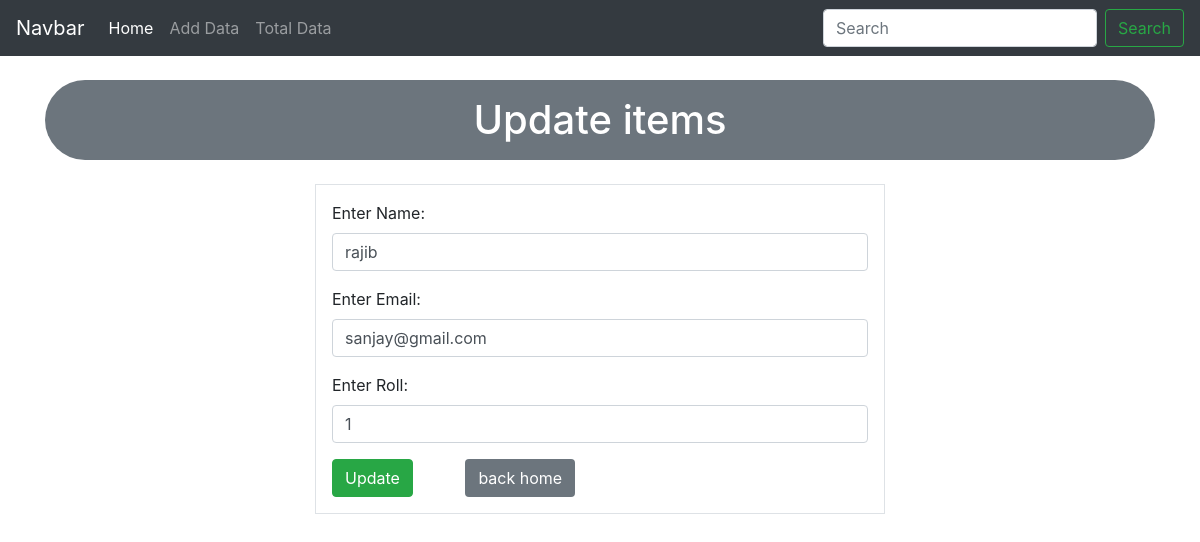
The app's page /edit/9 with its own data.
### crud/models.py (models this page shows, shortened)
class People_data(models.Model):
	name = models.CharField(max_length=150)
	email = models.EmailField(max_length=200)
	phone = models.IntegerField()
	date_time = models.DateTimeField(auto_now_add=True)
	class Meta:
		ordering = ['-date_time']

### crud/views.py (the view)
# urls.py: path('edit/<int:id>',views.Edit_item,name="edit"),
def Edit_item(request, id):
	if request.method == "POST":
		pi = People_data.objects.get(pk=id)
		fm = InputData(request.POST, instance=pi)
		if fm.is_valid():
			fm.save()
			messages.success(request,'update succesfully')
			return HttpResponseRedirect('/')
	else:
		pi = People_data.objects.get(pk=id)
		fm = InputData(instance=pi)
	return render(request, 'crud/EditData.html',{'form':fm})

### crud/forms.py
class InputData(forms.ModelForm):
	class Meta:
		model = People_data
		fields = ['name','email','phone']
		labels = {
			'name':'Enter Name',
			'email':'Enter Email',
			'phone':'Enter Roll',
		}
		widgets = {
			'name':forms.TextInput(attrs={'class':'form-control'}),
			'email':forms.EmailInput(attrs={'class':'form-control'}),
			'phone':forms.NumberInput(attrs={'class':'form-control'}),
		}

### crud/templates/crud/EditData.html (shortened to what this page needs)
{% extends "crud/base.html" %}
{% load static %}
{% block content %}
<h1 class="bg-secondary text-center text-white my-4 rounded-pill py-3">Update items </h1>
	<div class="row">
		<div class="col-md-6 offset-3 border p-3">
			<form action="" method="POST">
				{{form.as_p}}
				<input type="submit" value="Update" class="btn btn-success">
				<a href="{% url 'home' %}" class="btn bg-secondary ml-5 text-white">back home</a>
			</form>
		</div>
	</div>
{% endblock content %}

### records on screen
People_data: name "rajib", email "sanjay@gmail.com", phone "1"
